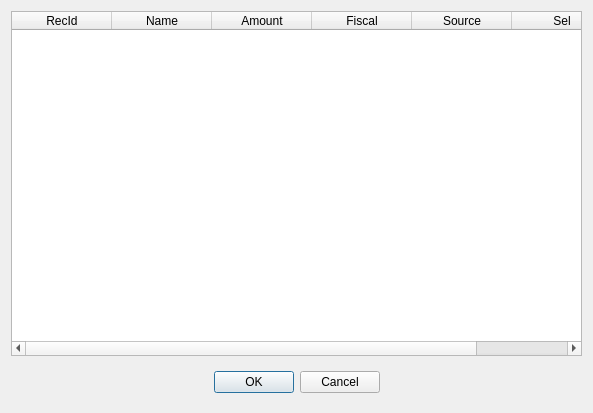
<?xml version="1.0" encoding="UTF-8"?>
<ui version="4.0">
 <class>DlgTaxBack2</class>
 <widget class="QDialog" name="DlgTaxBack2">
  <property name="geometry">
   <rect>
    <x>0</x>
    <y>0</y>
    <width>593</width>
    <height>413</height>
   </rect>
  </property>
  <property name="windowTitle">
   <string>Dialog</string>
  </property>
  <layout class="QVBoxLayout" name="verticalLayout">
   <item>
    <widget class="EQTableWidget" name="tblData">
     <column>
      <property name="text">
       <string>RecId</string>
      </property>
     </column>
     <column>
      <property name="text">
       <string>Name</string>
      </property>
     </column>
     <column>
      <property name="text">
       <string>Amount</string>
      </property>
     </column>
     <column>
      <property name="text">
       <string>Fiscal</string>
      </property>
     </column>
     <column>
      <property name="text">
       <string>Source</string>
      </property>
     </column>
     <column>
      <property name="text">
       <string>Sel</string>
      </property>
     </column>
    </widget>
   </item>
   <item>
    <widget class="QWidget" name="widget" native="true">
     <layout class="QHBoxLayout" name="horizontalLayout">
      <item>
       <spacer name="horizontalSpacer">
        <property name="orientation">
         <enum>Qt::Horizontal</enum>
        </property>
        <property name="sizeHint" stdset="0">
         <size>
          <width>210</width>
          <height>20</height>
         </size>
        </property>
       </spacer>
      </item>
      <item>
       <widget class="QPushButton" name="btnOK">
        <property name="text">
         <string>OK</string>
        </property>
       </widget>
      </item>
      <item>
       <widget class="QPushButton" name="btnCancel">
        <property name="text">
         <string>Cancel</string>
        </property>
       </widget>
      </item>
      <item>
       <spacer name="horizontalSpacer_2">
        <property name="orientation">
         <enum>Qt::Horizontal</enum>
        </property>
        <property name="sizeHint" stdset="0">
         <size>
          <width>209</width>
          <height>20</height>
         </size>
        </property>
       </spacer>
      </item>
     </layout>
    </widget>
   </item>
  </layout>
 </widget>
 <customwidgets>
  <customwidget>
   <class>EQTableWidget</class>
   <extends>QTableWidget</extends>
   <header location="global">eqtablewidget.h</header>
  </customwidget>
 </customwidgets>
 <resources/>
 <connections/>
</ui>
